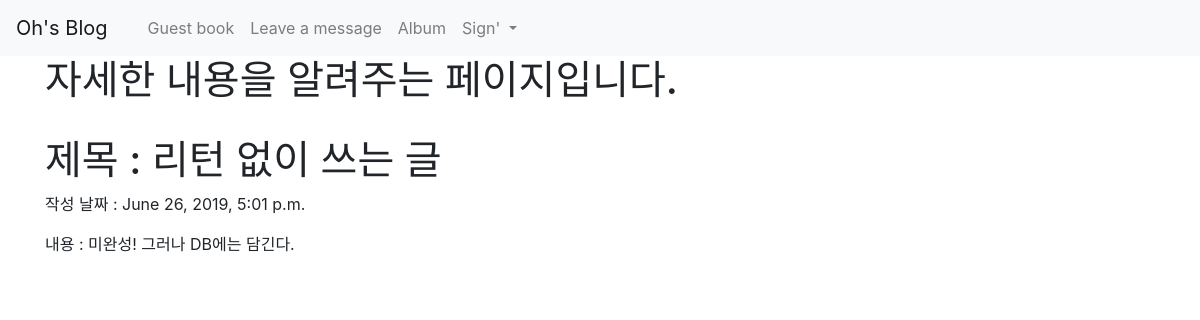
Page /blog/3 on the committed database.
### hello/models.py (models this page shows, shortened)
class Blog(models.Model):
    title = models.CharField(max_length=200)
    pub_date = models.DateTimeField('date published')
    body = models.TextField()

### hello/views.py (the view)
# urls.py: path('blog/<int:blog_id>', hello.views.detail, name="detail"),
def detail(request, blog_id):
    blog_detail = get_object_or_404(Blog, pk = blog_id)
    return render(request, 'detail.html', {'blog':blog_detail})

### hello/templates/detail.html
{% extends 'base.html' %}
{% block contents %}
    <h1> 자세한 내용을 알려주는 페이지입니다. </h1>
    <br>
    <h1> 제목 : {{blog.title}} </h1>
    <p> 작성 날짜 : {{blog.pub_date}} </p>
    <p> 내용 : {{blog.body}} </p>
{% endblock %}

### rows in the picture
Blog: title "리턴 없이 쓰는 글", pub_date "June 26, 2019, 5:01 p.m.", body "미완성! 그러나 DB에는 담긴다."
